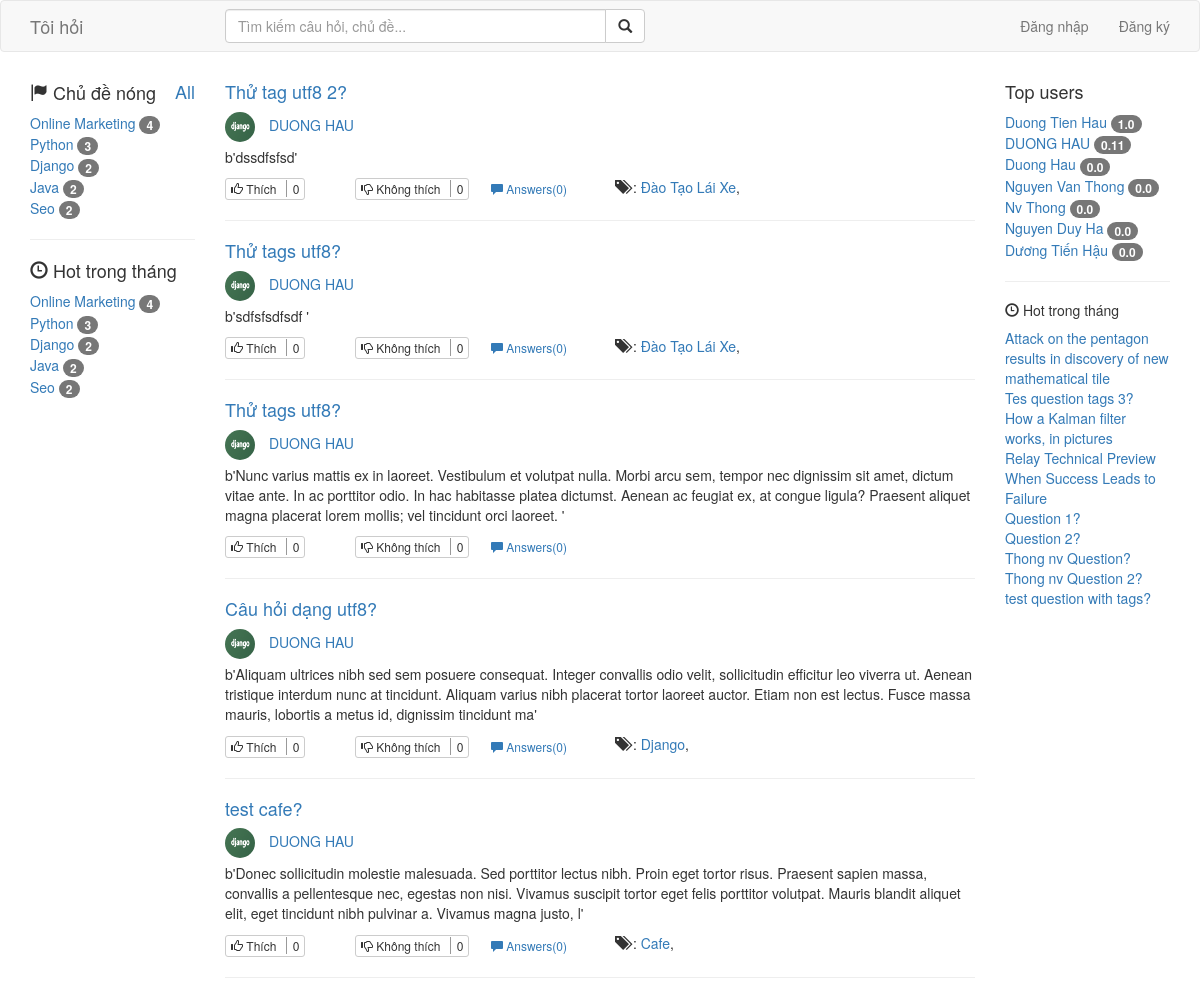
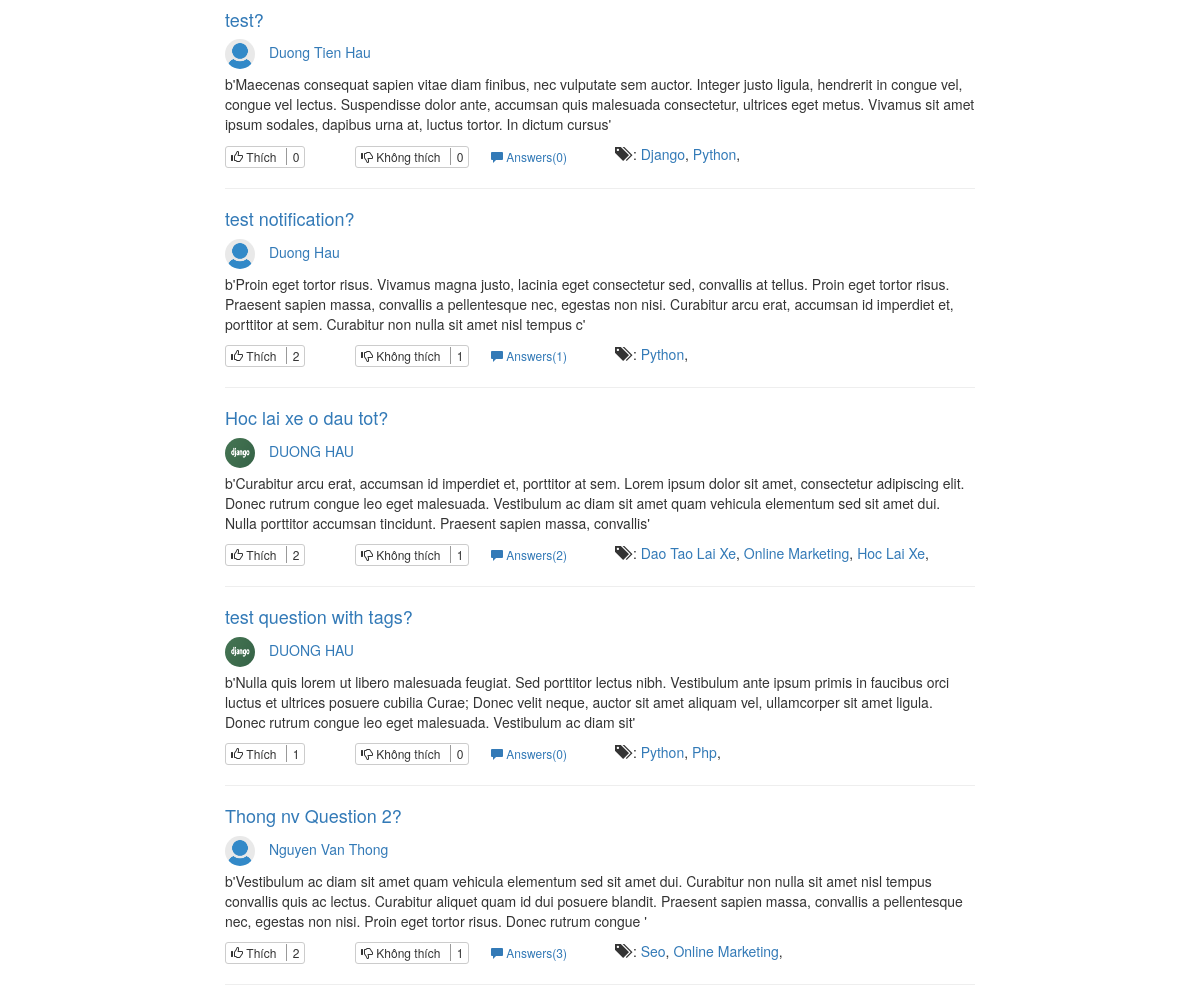
Before: / with the older database file (2 pictures, top to bottom).
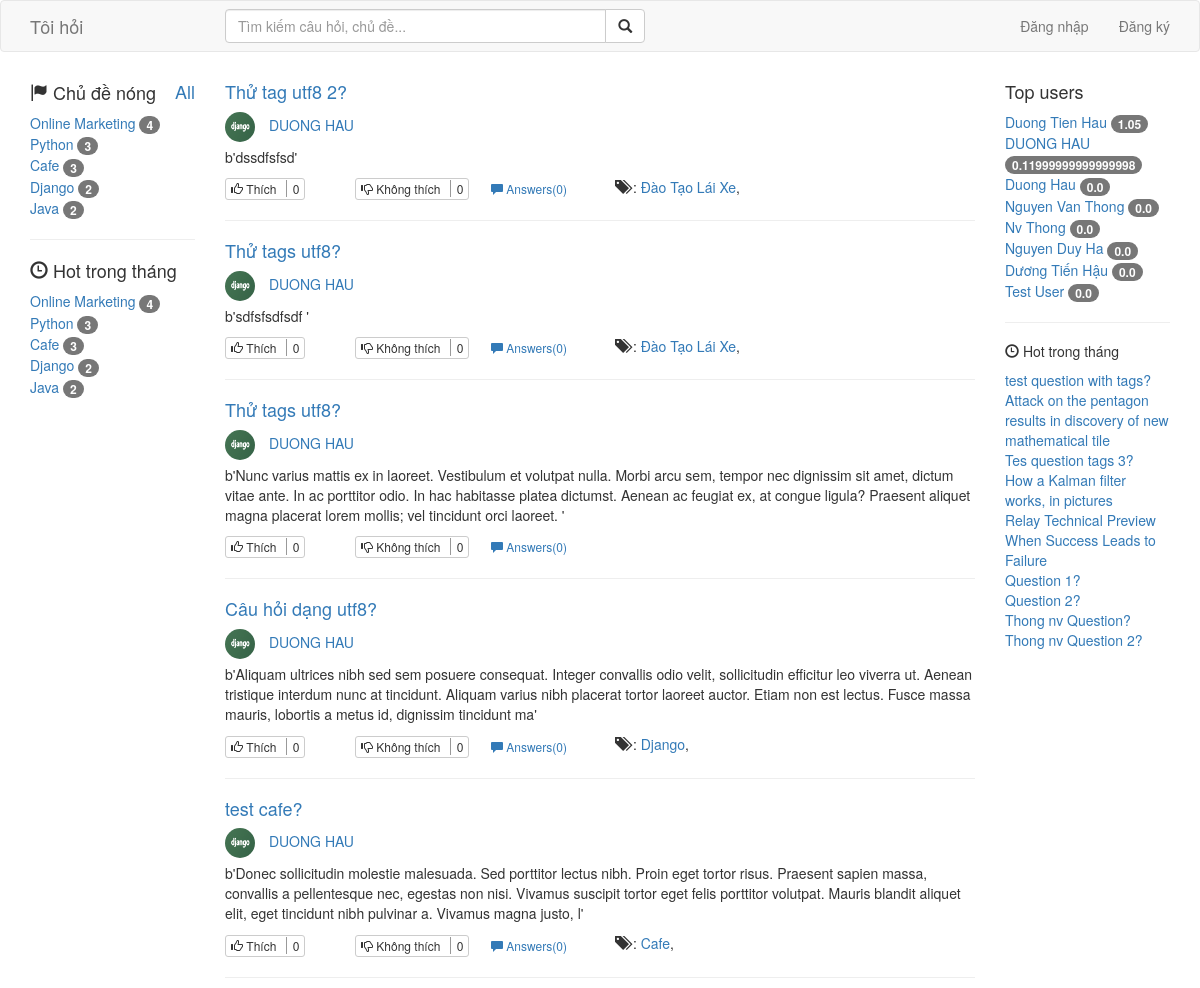
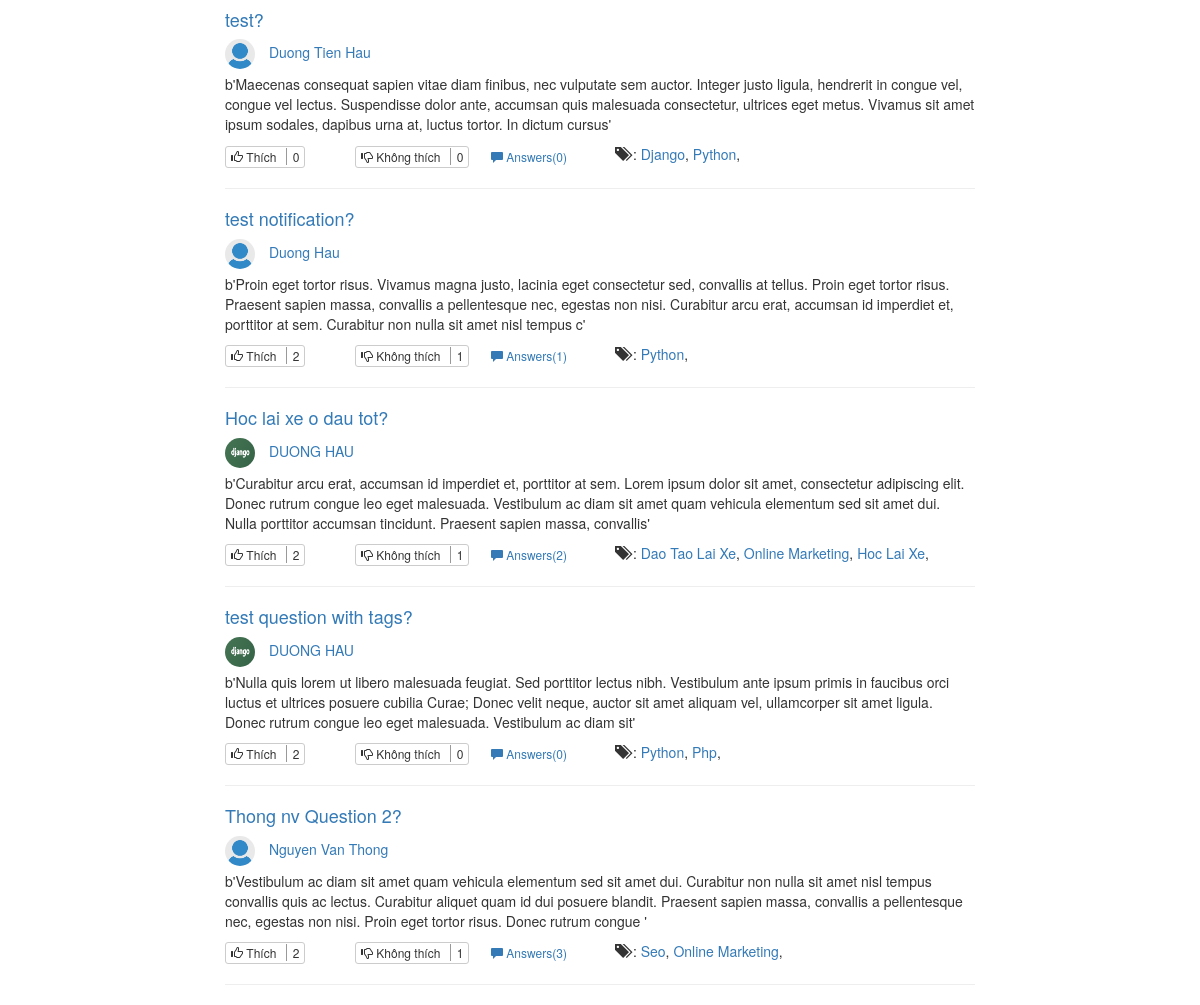
After: the same page with the newer database file (2 pictures, top to bottom).
### tag/models.py (models this page shows, shortened)
class Tag(models.Model):
    name=models.CharField(unique=True, max_length=255,blank=False)
    image=models.ImageField(upload_to=get_tags_url, blank=True)
    description=models.TextField(blank=True)
    questions_count=models.IntegerField(default=0)
    followers_count=models.IntegerField(default=0)
    create=models.DateTimeField(auto_now_add=True)
    slug=models.SlugField(blank=True)

### question/models.py (models this page shows, shortened)
class CommonFields(models.Model):
    content=models.TextField()
    is_active=models.BooleanField(default=True)
    create=models.DateTimeField(auto_now_add=True)
    modify=models.DateTimeField(auto_now=True)
    votes_count=models.IntegerField(default=0)
    downvotes_count=models.IntegerField(default=0)
    rank=models.FloatField(default=0)
    @property
    def content_bref300(self):
        return self.content[:300].encode('utf8')
    class Meta:
        abstract = True

class Question(CommonFields):
    title=models.CharField(blank=False, max_length=255)
    author=models.ForeignKey(UserProfile, related_name='user_questions')
    tags=models.ManyToManyField(Tag, related_name='tag_questions')
    slug=models.SlugField(blank=True, max_length=255)
    votes=models.ManyToManyField(UserProfile, related_name='user_question_votes')
    downvotes=models.ManyToManyField(UserProfile, related_name='user_question_downvotes')

### accounts/models.py (models this page shows, shortened)
class UserProfile(models.Model):
    user=models.OneToOneField(User, unique=True, related_name='profile')
    website=models.URLField(max_length=100,blank=True)
    avatar=models.ImageField(upload_to=get_profile_url,blank=True)
    address=models.CharField(blank=True, max_length=255)
    birthday=models.DateField(null=True)
    gender=models.CharField(blank=True, choices=(('Nam','Nam'),('Nữ','Nữ')), max_length=10)
    bio=models.TextField(blank=True)
    rank=models.FloatField(default=0)
    follows_count=models.IntegerField(default=0)
    followers_count=models.IntegerField(default=0)
    follows=models.ManyToManyField('self', related_name='followers', blank=True, symmetrical=False)
    follow_tags=models.ManyToManyField(Tag, related_name='tag_followers', blank=True)
    @property
    def fullname(self):
        return self.user.first_name+" "+self.user.last_name
    @property
    def username(self):
        return self.user.username

### hoidap/views.py (the view)
# urls.py: url(r'^$',Index.as_view(), name="index"),
class Index(View):
    def get(self, request):
        args={}
        if request.user.is_authenticated():
            questions=Question.objects.filter(tags__in=request.user.profile.follow_tags.all()).order_by('-create')[:10]
            if questions:
                questions=set(questions)
        else:
            questions=Question.objects.filter(is_active=True).order_by('-create')[:10]
        args['questions']=questions
        return render(request,'index.html', args)

### accounts/templatetags/user_template.py (called while the page is built)
@register.inclusion_tag('top_users.html')
def top_users():
    profiles=UserProfile.objects.all().order_by('-rank')[:10]
    args={}
    args['profiles']=profiles
    return args

### question/templatetags/question_template.py (called while the page is built)
@register.inclusion_tag('question.html',takes_context=True)
def display_question(context,question):
    args={}
    args['MEDIA_URL']=context['MEDIA_URL']
    args['question']=question
    return args

@register.inclusion_tag('trending_questions.html')
def trending_questions():
    args={}
    today = datetime.now()
    questions=Question.objects.filter(create__year=today.year,create__month=today.month).order_by('-rank')[:10]
    args['questions']=questions
    return args

### tag/templatetags/tag_template.py (called while the page is built)
@register.inclusion_tag('toptags.html')
def toptags():
    tags=Tag.objects.all().order_by('-followers_count')[:5]
    args={}
    args['tags']=tags
    return args

@register.inclusion_tag('trendingtags.html')
def trending_tags():
    today = datetime.now()
    tags=Tag.objects.filter(create__year=today.year,create__month=today.month).order_by('-followers_count')[:5]
    args={}
    args['tags']=tags
    return args

### templates/index.html (shortened to what this page needs)
{%extends "base.html"%}
{%load question_template%}
{%block content%}
{%if questions%}
    <div class="questions">
    {%for question in questions%}
        {%display_question question%}
    {%endfor%}
    </div>
{%else%}
<p>Bạn cần theo dõi ít nhất một chủ đề(topic) hoặc một người khác để nhận thông tin cập nhật.</p>
{%endif%}
{%endblock%}

### tag/templates/toptags.html
{%if tags%}
    <div class="widget-title">
        <h4><span class="glyphicon glyphicon-flag"></span> Chủ đề nóng<a class="pull-right" href="{% url 'tag:all' %}"><span>All</span></a></h4>
    </div>
    <div class="top-tags">
    {%for tag in tags%}
        <div class="item">
        <a href="{% url 'tag:tag_detail' tag.pk tag.slug %}">{{tag.name}}</a>
        <span class="badge">{{tag.followers_count}}</span>
        </div>
    {%endfor%}
    </div>
{%endif%}

### tag/templates/trendingtags.html
{%if tags%}
    <div class="widget-title">
        <h4><span class="glyphicon glyphicon-time"></span> Hot trong tháng</h4>
    </div>
    <div class="top-tags">
    {%for tag in tags%}
        <div class="item">
        <a href="{% url 'tag:tag_detail' tag.pk tag.slug %}">{{tag.name}}</a>
        <span class="badge">{{tag.followers_count}}</span>
        </div>
    {%endfor%}
    </div>
{%endif%}

### question/templates/question.html (shortened to what this page needs)
<div class="item question">
    <h4><a href="{% url 'question:detail' question.pk question.slug%}">
        {{question.title|escape}}
    </a></h4>
    <div class="author">
        <a class="thumb" href="{% url 'user:profile' question.author.username%}">
            {%if question.author.avatar %}
                <img class="img-circle" src="{{ MEDIA_URL}}{{question.author.avatar}}"/>
            {%else%}
                <img class="img-circle" src="{{ MEDIA_URL}}/profiles/noimage.png"/>
            {%endif%}
        </a>
        <a href="{% url 'user:profile' question.author.username%}">
            {{question.author.fullname|escape}}
        </a>
    </div>
    <p>{{question.content_bref300}}</p>
    <div class="social row">
        <div class="col-md-2 vote">
            <button class="btn btn-default btn-xs vote">
                <span class="glyphicon glyphicon-thumbs-up"></span>
                <span class="follow_label">
                Thích
                </span>
                <span class="votes_count">{{question.votes_count}}</span>
            </button>
        </div>
        <div class="col-md-2 vote">
            <button class="btn btn-default btn-xs vote">
                <span class="glyphicon glyphicon-thumbs-down"></span>
                <span class="follow_label">
                Không thích
                </span>
                <span class="votes_count">{{question.downvotes_count}}</span>
            </button>
        </div>
        <div class="col-md-2">
            <a href="{% url 'question:detail' question.pk question.slug %}#answers" class="btn btn-link btn-xs">
            <span class="glyphicon glyphicon-comment"></span> Answers({{question.question_answers.all.count}})
            </a>
        </div>
        <div class="col-md-6">
            {%if question.tags.all%}
                <span class="glyphicon glyphicon-tags"></span> :
                {%for tag in question.tags.all%}
                    <a href="{% url 'tag:tag_detail' tag.pk tag.slug %}">{{tag.name}}</a>,
                {%endfor%}
            {%endif%}
        </div>
    </div>
</div>
<hr/>

### accounts/templates/top_users.html
{%if profiles %}
    <h4>Top users</h4>
    <div class="top-users">
        {%for profile in profiles%}
            <div class="item">
                <a href="{% url 'user:profile' profile.username %}">{{profile.fullname}}</a>
                <span class="badge">{{profile.rank}}</span>
            </div>
        {%endfor%}
    </div>
{%endif%}

### question/templates/trending_questions.html
{%if questions%}
    <div class="widget-title">
        <h5><span class="glyphicon glyphicon-time"></span> Hot trong tháng</h5>
    </div>
    <div class="trending-questions">
    {%for question in questions%}
        <div class="item">
            <a href="{% url 'question:detail' question.pk question.slug %}">{{question.title}}</a>
        </div>
    {%endfor%}
    </div>
{%endif%}

Changed rows visible on the page:
no longer on one of the page's lists (row unchanged): Tag: name "Seo", followers_count "2"
now on one of the page's lists (row edited): Tag: name "Cafe", followers_count "3"
changed Question "test question with tags?": votes_count "1" → "2"; moves up the list
changed UserProfile "Duong Tien Hau": rank "1.0" → "1.05"
changed UserProfile "DUONG HAU": rank "0.11" → "0.11999999999999998"
added UserProfile: fullname "Test User", rank "0.0"
